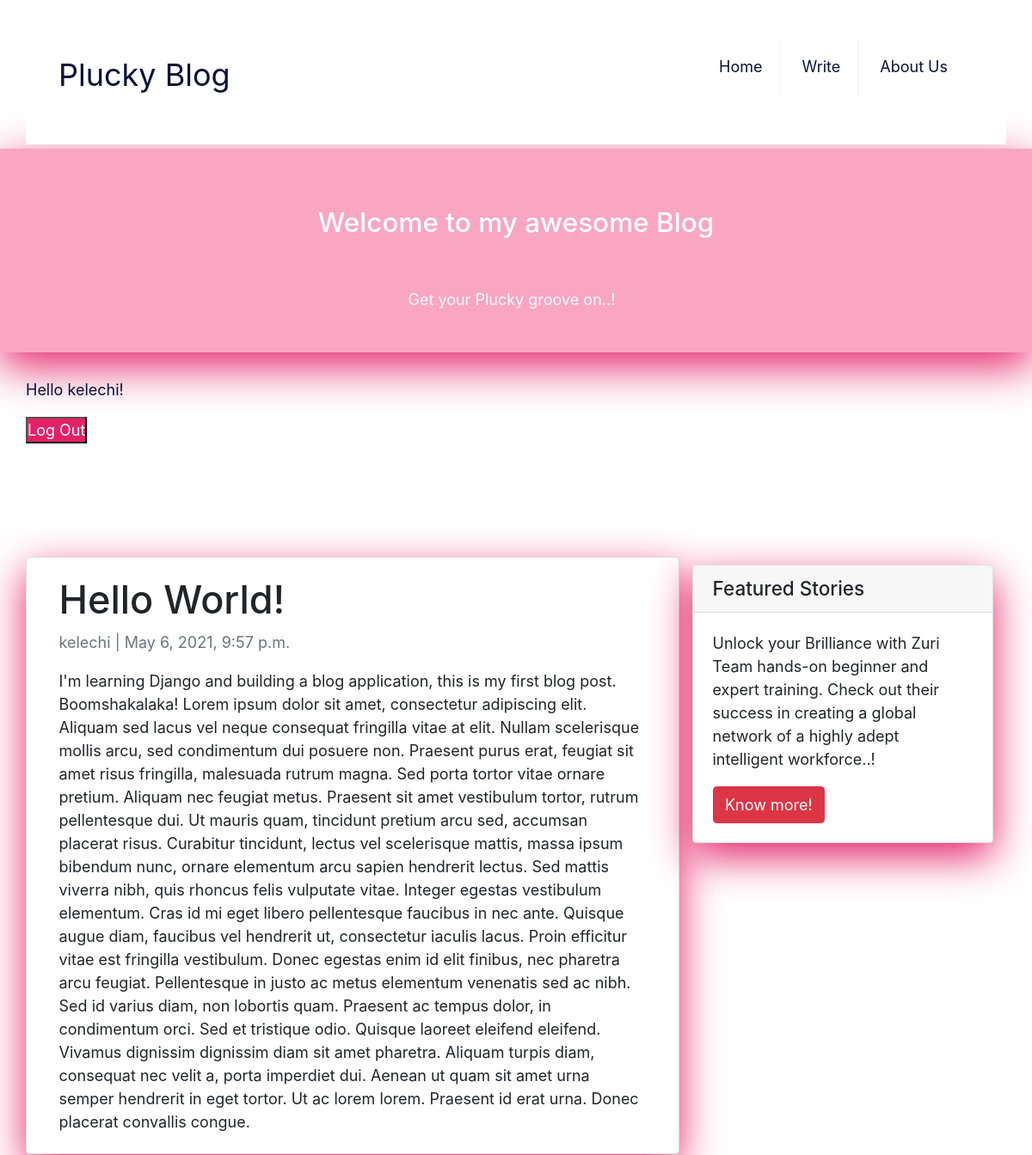
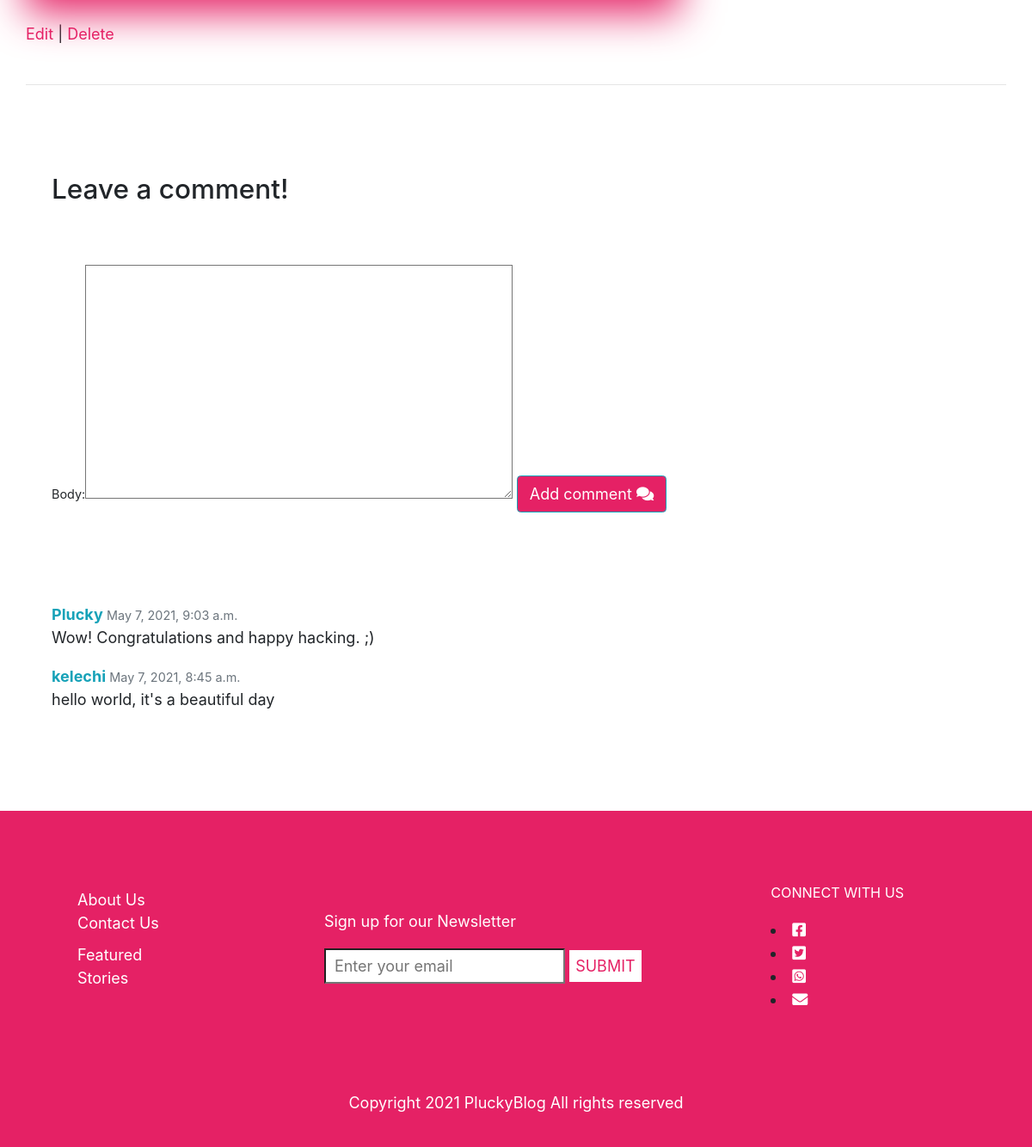
The app's page /post/1/ (signed in) with its own data (2 pictures, top to bottom).
### pluckyblog/models.py (models this page shows, shortened)
class Post(models.Model):
    title = models.CharField(max_length=200, unique=True)
    author = models.ForeignKey(
        'auth.User',
        on_delete=models.SET_NULL, null=True,
        related_name='posts',
    )
    date_updated = models.DateTimeField(default=timezone.now)
    body = models.TextField()
    date_posted = models.DateTimeField(default=timezone.now)
    status = models.IntegerField(choices=STATUS, default=0)
    class Meta:
        ordering = ['-date_posted']

class Comment(models.Model):
    post_connected = models.ForeignKey(
        Post,
        on_delete=models.CASCADE,
        related_name='comments',
    )
    author = models.ForeignKey(
        get_user_model(),
        on_delete=models.CASCADE,
    )
    body = models.TextField()
    date_posted = models.DateTimeField(default=timezone.now)
    class Meta:
        ordering = ['date_posted']

### pluckyblog/views.py (the view, shortened to what this page needs)
# urls.py: path('post/<int:pk>/', BlogDetailView.as_view(),
class BlogDetailView(DetailView):
    model = Post
    template_name = 'post_detail.html'
    def get_context_data(self, **kwargs):
        data = super().get_context_data(**kwargs)
        comments_connected = Comment.objects.filter(
            post_connected=self.get_object()).order_by('-date_posted')
        data['comments'] = comments_connected
        if self.request.user.is_authenticated:
            data['comment_form'] = NewCommentForm(instance=self.request.user)
        return data

### pluckyblog/forms.py
class NewCommentForm(forms.ModelForm):
    class Meta:
        model = Comment
        fields = ['body']

### templates/post_detail.html (shortened to what this page needs)
{% extends 'base.html' %} {% block content %}
<main>
 <div class="container">
    <div class="row">
      <div class="col-md-8 card mb-4  mt-3 left  top">
        <div class="card-body">
          <h1>{% block title %} {{ object.title }} {% endblock title %}</h1>
          <p class=" text-muted">{{ post.author }} | {{ post.date_posted}}</p>
          <p class="card-text ">{{ object.body | safe }}</p>
        </div>
      </div>
      {% block sidebar %}
 <div class="col-md-4 float-right">
  <div class="card my-4">
    <h5 class="card-header">Featured Stories</h5>
    <div class="card-body">
      <p class="card-text">
        Unlock your Brilliance with Zuri Team hands-on beginner and expert training.
        Check out their success in creating a global network of a highly adept intelligent workforce..!
      </p>
      <a
        href="https://zuri.team/"
        class="btn btn-danger"
        >Know more!</a
      >
    </div>
  </div>
</div>
 {% endblock sidebar %}
    </div>
  </div>
  <a href="{% url 'post_edit' post.pk %}">Edit</a> |
  <a href="{% url 'post_delete' post.pk %}">Delete</a>
  <br /><br />
  <hr />
  <br /><br />
  <h3>Leave a comment!</h3>
  <div id="comments_section">
    {% if user.is_authenticated %}
    <form method="POST">
      <div class="form-group">
        {{ comment_form }}
        <button class="btn btn-info" type="submit">
          Add comment <i class="fas fa-comments"></i>
        </button>
      </div>
    </form>
    {% else %}
    <a
      class="btn btn-outline-info"
      href="{% url 'login' %}?next={{request.path}}"
      >Log in to add a comment!</a
    ><br />
    {% endif %} {% if comments %}
    <br />
    <ul>
      {% for comment in comments %}
      <li>
        <div>
          <span>
            <strong class="text-info">{{ comment.author }} </strong>
            <small class="text-muted">{{ comment.date_posted }}</small>
          </span>
          <p>{{ comment.body|safe }}</p>
        </div>
      </li>
      {% endfor %}
    </ul>
    {% else %}
    <strong class="text-secondary">No comments yet...</strong>
    {% endif %}
  </div>
</main>
{% endblock content %}

### templates/blogsections/header.html (shortened to what this page needs)
<!DOCTYPE html>
{% load static %}
<html lang="en">
  <head>
    <link rel="stylesheet" href="{% static 'css/base.css' %}">
    <link rel="stylesheet" href="https://cdnjs.cloudflare.com/ajax/libs/font-awesome/5.15.3/css/all.min.css">
    <link rel="stylesheet" href="https://maxcdn.bootstrapcdn.com/bootstrap/4.0.0/css/bootstrap.min.css"
 />
  </head>
  <header>
    <div>
      <nav class="navbar">
        <a href="{% url 'home' %}" class="logo">Plucky Blog</a>
        <ul class="menu">
         <li><a href="{% url 'home' %}">Home</a></li>
         <li><a href="{% url 'post_new' %}">Write</a></li>
         <li><a href="#">About Us</a></li>
        </ul>
      </nav>
    </div>
  </header>
  <header class="masthead">
      <div class="container">
        <div class="row">
          <div class="col-md-8 col-md-10 mx-auto">
            <div class="site-heading">
              <h3 class="site-heading my-4 mt-3 text-white">
                Welcome to my awesome Blog
              </h3>
              <p class="text-light">Get your Plucky groove on..! &nbsp</p>
            </div>
          </div>
        </div>
      </div>
  </header>
  <div class="auth">
    {% if user.is_authenticated %}
    <p>Hello {{ request.user }}!</p><a href="#" onClick="document.getElementById('logoutform').submit()"><button type="button">Log Out</button></a>
    {% else %}
    <p>Hello {{ request.user }}!</p>
    <a href="{% url 'signup' %}">Sign Up</a> | <a href="{% url 'login' %}">Log In</a>
    {% endif %}
    <br/><br/>
  </div>
</html>

### static/css/base.css (style rules this page uses)
html { box-sizing: border-box; font-family: Arial, Helvetica, sans-serif; font-size: 18px; }
*, *::before, *::after { font-weight: inherit; margin: 0; padding: 0; border-radius: 0; box-sizing: inherit; }
a.btn.btn-danger { color: #FFF; }
button.btn.btn-info { background-color: #e52165!important; color: #FFF; }
button { background-color: #e52165; color: #FFF; }
.auth a { color: #e52165; }
main a { color: #e52165; }
div.form-group { padding: 30px 30px 30px; }
ul { list-style-type: none; padding: 30px 30px 30px; }
header { padding: 5px 30px; align-items: center; justify-content: space-between; }
h3 { padding: 30px 30px 30px; }
label { display: block; font-size: 0.8rem; margin-bottom: 2px; }
header a, footer a, footer p { color: #FFF; }
.navbar { background-color: #fff; display: flex; justify-content: space-between; align-items: center; }
.navbar .logo { display: inline-block; font-size: 2em; padding: 10px 20px; text-decoration: none; color: #0d1137; }
.navbar .menu li { list-style: none; display: inline-block; }
.navbar .menu li a { display: block; padding: 20px 20px; border-right: 1px solid #f4f4f4; text-decoration: none; color: #0d1137; }
.navbar .menu li:last-child a { border-right: none; }
main { padding: 50px 30px; display: block; column-gap: 10px; }
p { display: block; margin-block-start: 1em; margin-block-end: 1em; margin-inline-start: 0px; margin-inline-end: 0px; }
.card { box-shadow: 0 16px 48px #e52165; }
.masthead { background: #faa6c3; height: auto; text-align: center; padding-bottom: 30px; box-shadow: 0 16px 48px #e52165; padding-top: 10px; }
.auth { display: inline-block; padding: 30px; padding-bottom: 10px; text-decoration: none; color: #0d1137; }

### records on screen
Post: title "Hello World!", author "kelechi", date_posted "May 6, 2021, 9:57 p.m.", body "I'm learning Django and building a blog application, this is my first blog post. Boomshakalaka! Lorem ipsum dolor sit amet, consectetur adipiscing elit. Aliquam sed lacus vel neque consequat fringilla vitae at elit. Nullam scelerisque mollis arcu, sed condimentum dui posuere non. Praesent purus erat, feugiat sit amet risus fringilla, malesuada rutrum magna. Sed porta tortor vitae ornare pretium. Aliquam nec feugiat metus. Praesent sit amet vestibulum tortor, rutrum pellentesque dui. Ut mauris quam, tincidunt pretium arcu sed, accumsan placerat risus. Curabitur tincidunt, lectus vel scelerisque mattis, massa ipsum bibendum nunc, ornare elementum arcu sapien hendrerit lectus. Sed mattis…"
Comment: author "Plucky", date_posted "May 7, 2021, 9:03 a.m.", body "Wow! Congratulations and happy hacking. ;)"
Comment: author "kelechi", date_posted "May 7, 2021, 8:45 a.m.", body "hello world, it's a beautiful day"

### other values on screen
{{ request.user }} "kelechi"
